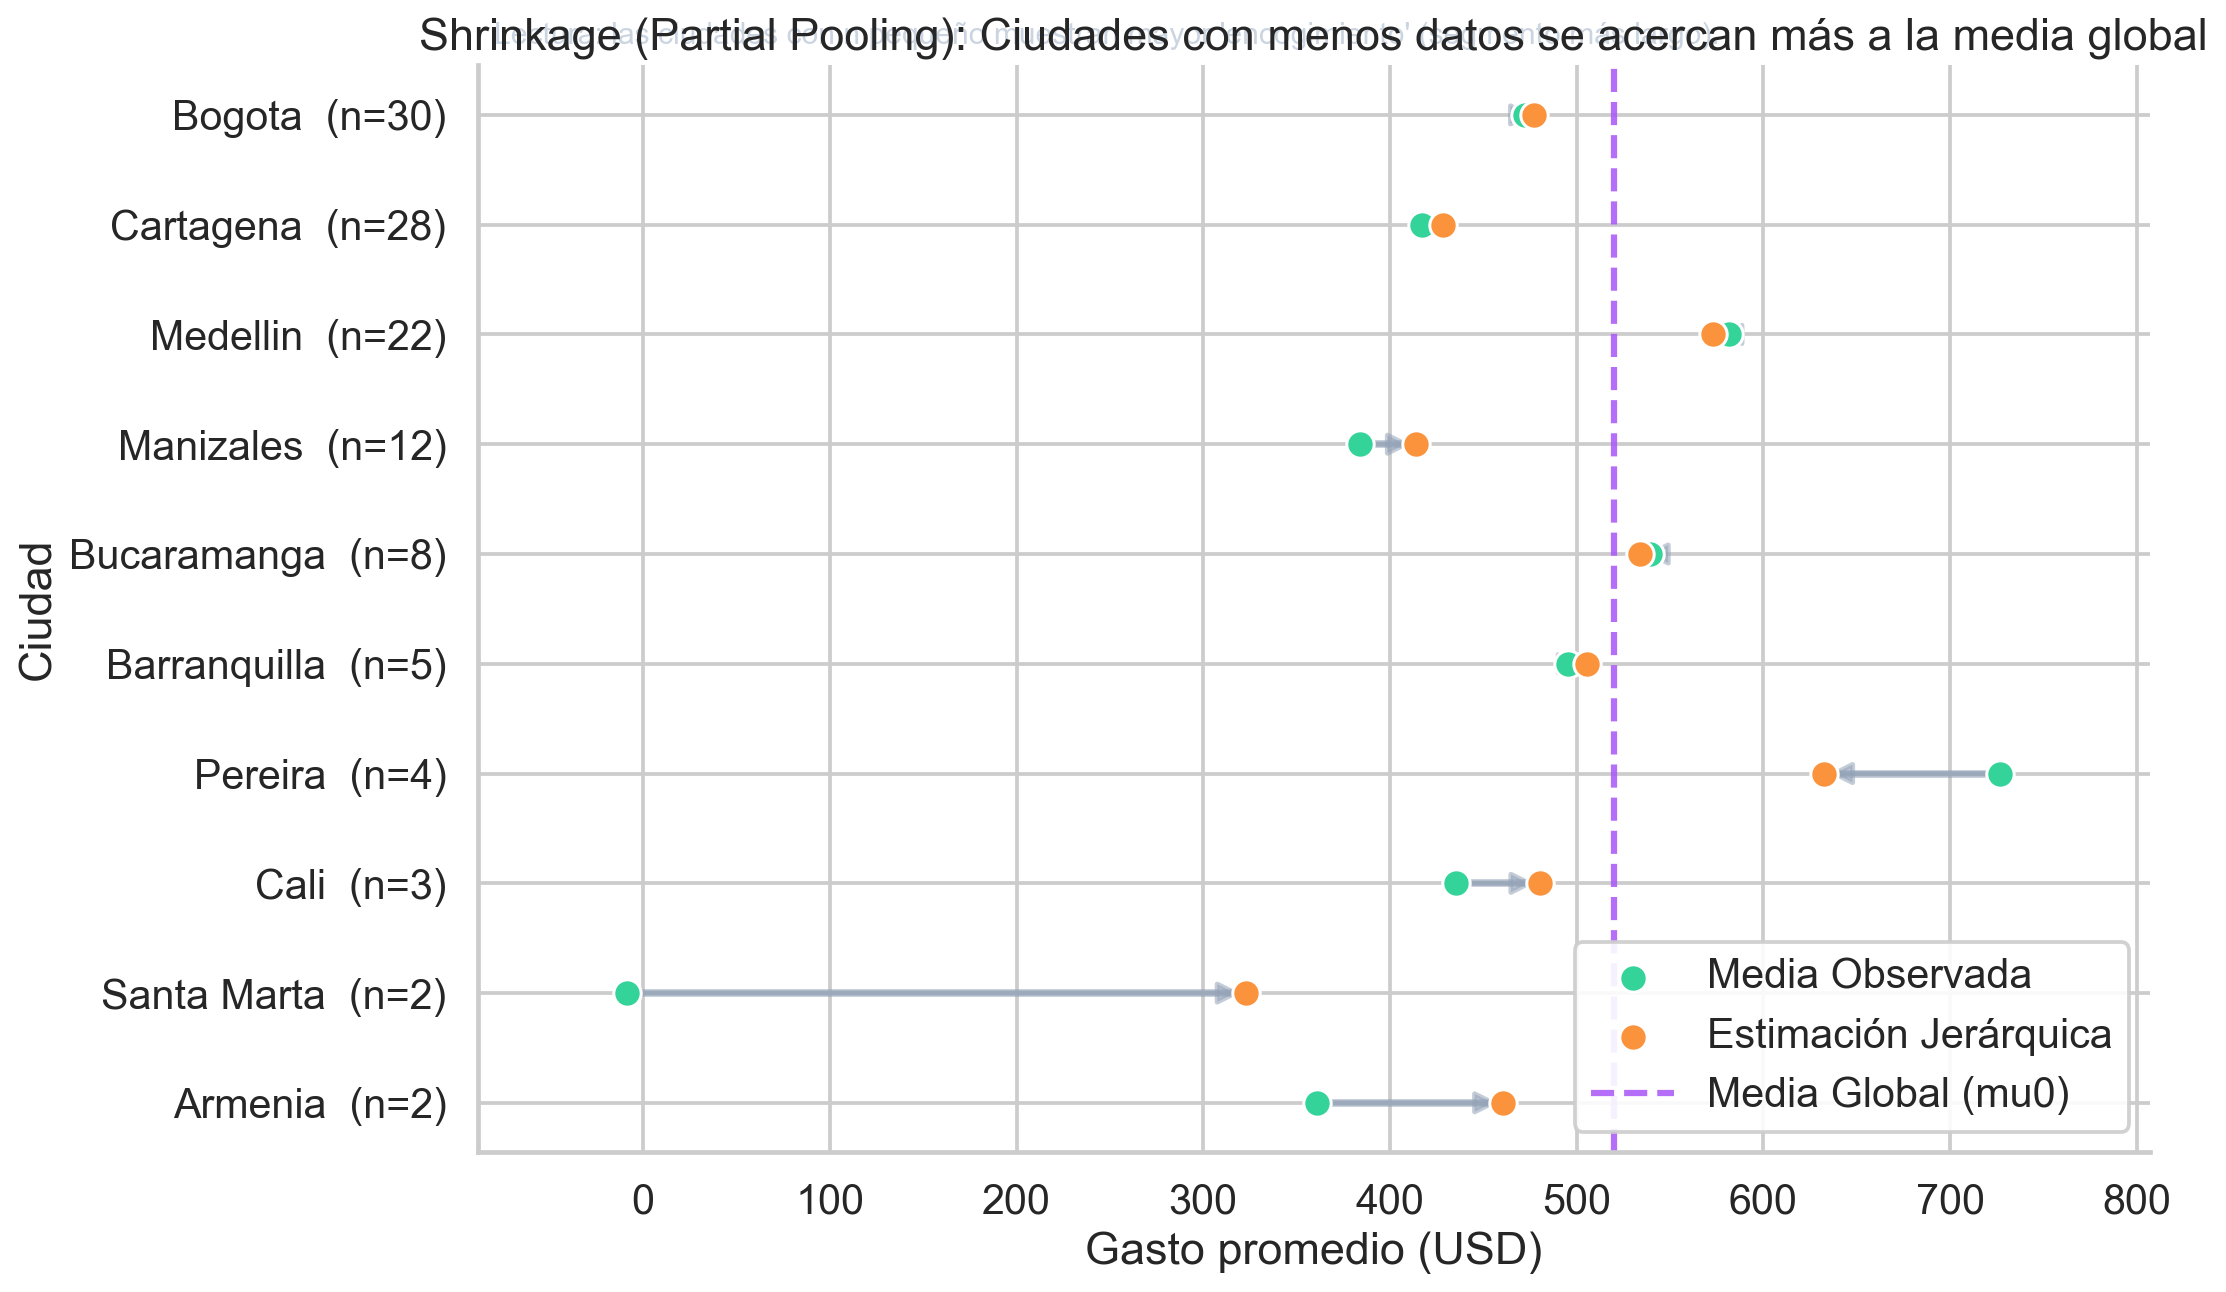

Recreate this plot in Python.
#!/usr/bin/env python3
"""
Shrinkage (Partial Pooling) en el ejemplo de ciudades (turismo).

Genera datos sintéticos para varias ciudades (incluye Cartagena/Medellin/Bogota),
con tamaños de muestra desbalanceados, calcula:
  - Media Observada (sin shrinkage): ybar_j
  - Estimación Jerárquica (con shrinkage): muhat_j
y grafica un dumbbell plot mostrando el encogimiento hacia la Media Global.

Uso:
  python3 shrinkage_ciudades_dumbbell.py
"""

from __future__ import annotations

import os

import numpy as np
import pandas as pd

# Headless-safe backend + writable cache dir (fixes issues in restricted envs).
os.environ.setdefault("MPLCONFIGDIR", "/private/tmp")
import matplotlib

matplotlib.use("Agg")
import matplotlib.pyplot as plt
import seaborn as sns


def simulate_city_data(seed: int = 7) -> tuple[pd.DataFrame, float]:
    rng = np.random.default_rng(seed)

    # Ciudades (reusa el ejemplo base y agrega otras para tener contraste de n)
    cities = [
        "Cartagena",
        "Medellin",
        "Bogota",
        "Cali",
        "Barranquilla",
        "Santa Marta",
        "Bucaramanga",
        "Pereira",
        "Manizales",
        "Armenia",
    ]

    # Media global "pais" (USD) y variacion entre ciudades / dentro de ciudad
    mu0 = 520.0
    sigma_mu = 120.0   # variacion entre ciudades (poblacion)
    sigma_y = 220.0    # ruido turista-a-turista

    # Tamaños de muestra desbalanceados: algunos con n grande, otros con n chico
    n_by_city = {
        "Cartagena": 28,
        "Medellin": 22,
        "Bogota": 30,
        "Cali": 3,
        "Barranquilla": 5,
        "Santa Marta": 2,
        "Bucaramanga": 8,
        "Pereira": 4,
        "Manizales": 12,
        "Armenia": 2,
    }

    # "Verdad" por ciudad
    mu_true = {c: float(rng.normal(mu0, sigma_mu)) for c in cities}

    rows = []
    for c in cities:
        n = int(n_by_city[c])
        y = rng.normal(mu_true[c], sigma_y, size=n)
        for yi in y:
            rows.append({"Ciudad": c, "Gasto": float(yi)})

    df = pd.DataFrame(rows)
    return df, mu0


def compute_shrinkage_estimates(df: pd.DataFrame, mu0: float) -> pd.DataFrame:
    """
    Estimación jerárquica estilo Normal-Normal (ilustrativa):
      muhat_j = lam_j * ybar_j + (1-lam_j) * mu0
    donde lam_j crece con n_j, haciendo shrinkage mas fuerte cuando n_j es pequeño.

    Nota: Para la visualización no necesitamos inferencia completa; solo el patrón de encogimiento.
    """
    g = (
        df.groupby("Ciudad", as_index=False)
        .agg(n=("Gasto", "size"), ybar=("Gasto", "mean"), s=("Gasto", "std"))
    )

    # Parametros "fijos" para la demostracion (pueden ajustarse)
    sigma_mu = 120.0
    sigma_y = 220.0

    n = g["n"].to_numpy(dtype=float)
    lam = (n * (sigma_mu**2)) / (n * (sigma_mu**2) + (sigma_y**2))
    g["lambda"] = lam
    g["Media Observada"] = g["ybar"]
    g["Estimacion Jerarquica"] = lam * g["ybar"] + (1.0 - lam) * mu0
    return g


def dumbbell_plot(est: pd.DataFrame, mu0: float, outpath: str = "shrinkage_ciudades_dumbbell.png") -> None:
    sns.set_theme(style="whitegrid", context="talk")

    # Orden: mas shrinkage arriba (n menor)
    est = est.sort_values(["n", "Media Observada"], ascending=[True, False]).reset_index(drop=True)

    fig, ax = plt.subplots(figsize=(12.5, 7.5))

    y = np.arange(len(est))
    x_obs = est["Media Observada"].to_numpy()
    x_h = est["Estimacion Jerarquica"].to_numpy()

    # Segmentos (encogimiento)
    for yi, xo, xh in zip(y, x_obs, x_h):
        ax.plot([xo, xh], [yi, yi], color="#94a3b8", lw=3, alpha=0.65, zorder=1)
        # flecha sutil hacia la estimacion jerarquica
        ax.annotate(
            "",
            xy=(xh, yi),
            xytext=(xo, yi),
            arrowprops=dict(arrowstyle="-|>", color="#94a3b8", lw=2, alpha=0.55),
            zorder=2,
        )

    # Puntos
    ax.scatter(x_obs, y, s=120, color="#34d399", edgecolor="white", linewidth=1.2, zorder=3, label="Media Observada")
    ax.scatter(x_h, y, s=120, color="#fb923c", edgecolor="white", linewidth=1.2, zorder=4, label="Estimación Jerárquica")

    # Media global
    ax.axvline(mu0, color="#a855f7", lw=2.5, alpha=0.85, linestyle="--", label="Media Global (mu0)")

    # Etiquetas de ciudades + n
    labels = [f"{c}  (n={n})" for c, n in zip(est["Ciudad"], est["n"])]
    ax.set_yticks(y)
    ax.set_yticklabels(labels)

    ax.set_xlabel("Gasto promedio (USD)")
    ax.set_ylabel("Ciudad")
    ax.set_title("Shrinkage (Partial Pooling): Ciudades con menos datos se acercan más a la media global")

    # Mejorar límites
    xmin = min(x_obs.min(), x_h.min(), mu0) - 80
    xmax = max(x_obs.max(), x_h.max(), mu0) + 80
    ax.set_xlim(xmin, xmax)

    # Leyenda
    ax.legend(loc="lower right", frameon=True, framealpha=0.9)

    # Nota breve: "por qué"
    ax.text(
        0.01,
        1.02,
        "Lectura: las ciudades con n pequeño muestran mayor 'encogimiento' (segmento más largo).",
        transform=ax.transAxes,
        fontsize=12,
        color="#cbd5e1",
    )

    sns.despine(ax=ax, left=False, bottom=False)
    fig.tight_layout()
    fig.savefig(outpath, dpi=180, bbox_inches="tight")
    print(f"Guardado: {outpath}")


def main() -> None:
    df, mu0 = simulate_city_data(seed=7)
    est = compute_shrinkage_estimates(df, mu0=mu0)
    dumbbell_plot(est, mu0=mu0)


if __name__ == "__main__":
    main()
